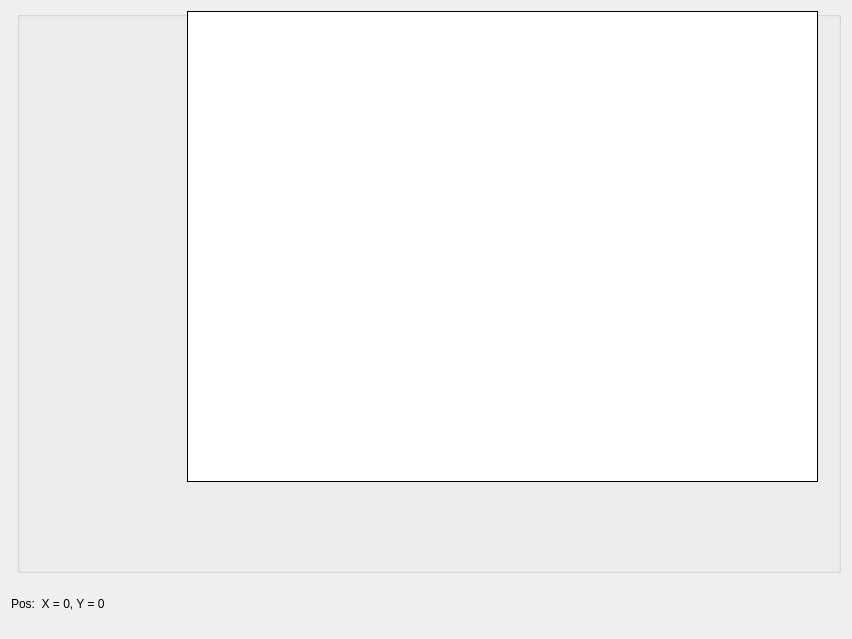
<?xml version="1.0" encoding="UTF-8"?>
<ui version="4.0">
 <class>MainWindow</class>
 <widget class="QMainWindow" name="MainWindow">
  <property name="enabled">
   <bool>true</bool>
  </property>
  <property name="geometry">
   <rect>
    <x>0</x>
    <y>0</y>
    <width>852</width>
    <height>639</height>
   </rect>
  </property>
  <property name="sizePolicy">
   <sizepolicy hsizetype="Ignored" vsizetype="Ignored">
    <horstretch>0</horstretch>
    <verstretch>0</verstretch>
   </sizepolicy>
  </property>
  <property name="minimumSize">
   <size>
    <width>852</width>
    <height>639</height>
   </size>
  </property>
  <property name="maximumSize">
   <size>
    <width>1366</width>
    <height>768</height>
   </size>
  </property>
  <property name="sizeIncrement">
   <size>
    <width>0</width>
    <height>0</height>
   </size>
  </property>
  <property name="windowTitle">
   <string>CvDebugger</string>
  </property>
  <property name="windowIcon">
   <iconset>
    <normaloff>:/zakladne/Application_Icon.png</normaloff>:/zakladne/Application_Icon.png</iconset>
  </property>
  <property name="layoutDirection">
   <enum>Qt::LeftToRight</enum>
  </property>
  <property name="autoFillBackground">
   <bool>true</bool>
  </property>
  <property name="styleSheet">
   <string notr="true"/>
  </property>
  <widget class="QWidget" name="centralWidget">
   <layout class="QGridLayout" name="gridLayout">
    <item row="0" column="0">
     <layout class="QVBoxLayout" name="selector">
      <property name="spacing">
       <number>0</number>
      </property>
      <property name="sizeConstraint">
       <enum>QLayout::SetMaximumSize</enum>
      </property>
      <property name="leftMargin">
       <number>0</number>
      </property>
      <property name="rightMargin">
       <number>0</number>
      </property>
     </layout>
    </item>
    <item row="0" column="1">
     <widget class="QGroupBox" name="groupBox">
      <property name="sizePolicy">
       <sizepolicy hsizetype="Expanding" vsizetype="Expanding">
        <horstretch>0</horstretch>
        <verstretch>0</verstretch>
       </sizepolicy>
      </property>
      <property name="minimumSize">
       <size>
        <width>400</width>
        <height>400</height>
       </size>
      </property>
      <property name="layoutDirection">
       <enum>Qt::RightToLeft</enum>
      </property>
      <property name="title">
       <string/>
      </property>
      <property name="alignment">
       <set>Qt::AlignCenter</set>
      </property>
      <widget class="ImageDisplay" name="imageDisplay">
       <property name="enabled">
        <bool>true</bool>
       </property>
       <property name="geometry">
        <rect>
         <x>170</x>
         <y>0</y>
         <width>631</width>
         <height>471</height>
        </rect>
       </property>
       <property name="sizePolicy">
        <sizepolicy hsizetype="Expanding" vsizetype="Expanding">
         <horstretch>0</horstretch>
         <verstretch>0</verstretch>
        </sizepolicy>
       </property>
       <property name="minimumSize">
        <size>
         <width>0</width>
         <height>0</height>
        </size>
       </property>
       <property name="maximumSize">
        <size>
         <width>1200</width>
         <height>900</height>
        </size>
       </property>
       <property name="mouseTracking">
        <bool>true</bool>
       </property>
       <property name="acceptDrops">
        <bool>false</bool>
       </property>
       <property name="layoutDirection">
        <enum>Qt::RightToLeft</enum>
       </property>
       <property name="autoFillBackground">
        <bool>false</bool>
       </property>
       <property name="styleSheet">
        <string notr="true">border-color: rgb(0, 0, 0);
background-color: rgb(255, 255, 255);</string>
       </property>
       <property name="frameShape">
        <enum>QFrame::Panel</enum>
       </property>
       <property name="text">
        <string/>
       </property>
       <property name="alignment">
        <set>Qt::AlignCenter</set>
       </property>
      </widget>
     </widget>
    </item>
    <item row="1" column="0" colspan="2">
     <widget class="QLabel" name="lbl_position">
      <property name="sizePolicy">
       <sizepolicy hsizetype="Maximum" vsizetype="Maximum">
        <horstretch>0</horstretch>
        <verstretch>0</verstretch>
       </sizepolicy>
      </property>
      <property name="minimumSize">
       <size>
        <width>180</width>
        <height>49</height>
       </size>
      </property>
      <property name="text">
       <string>Pos:  X = 0, Y = 0</string>
      </property>
     </widget>
    </item>
   </layout>
  </widget>
 </widget>
 <layoutdefault spacing="6" margin="11"/>
 <customwidgets>
  <customwidget>
   <class>ImageDisplay</class>
   <extends>QLabel</extends>
   <header>imagedisplay.h</header>
  </customwidget>
 </customwidgets>
 <resources/>
 <connections/>
</ui>
